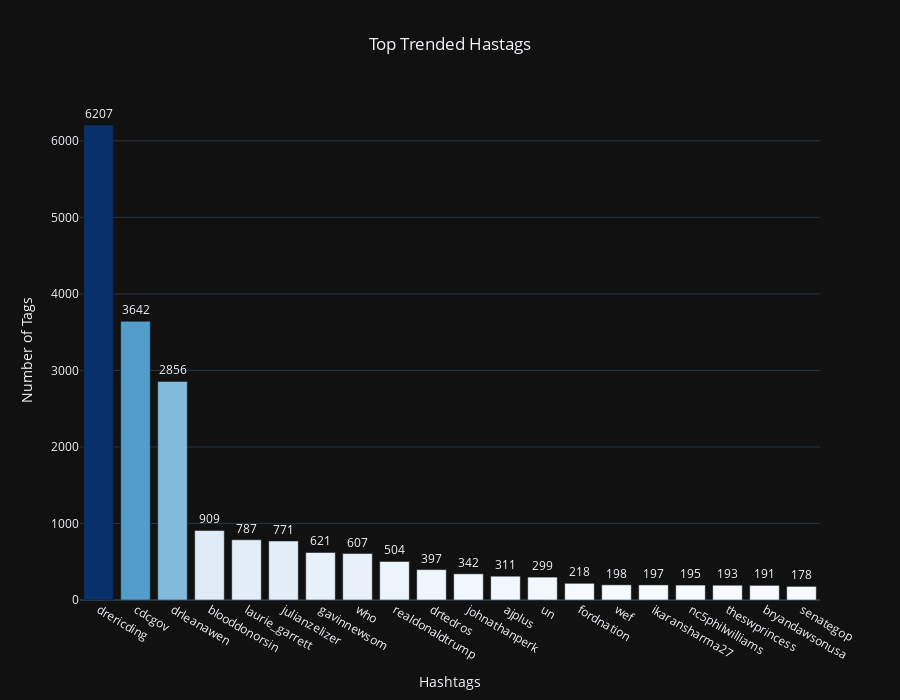

Notebook code for this chart:
### Code cell
fig = go.Figure(go.Bar(
    x=top_mention_df['word'],y=top_mention_df['count'],
    marker={'color': top_mention_df['count'], 
    'colorscale': 'blues'},  
    text=top_mention_df['count'],
    textposition = "outside",
))
fig.update_layout(title_text='Top Trended Hastags',xaxis_title="Hashtags",
                  yaxis_title="Number of Tags",template="plotly_dark",height=700,title_x=0.5)
fig.show()

### Figure 1 — Plotly figure (JSON) as saved in the notebook; plotly's stock layout.template omitted (floating-point values rounded to 4 significant figures)
{"data": [{"marker": {"color": [6207, 3642, 2856, 909, 787, 771, 621, 607, 504, 397, 342, 311, 299, 218, 198, 197, 195, 193, 191, 178], "colorscale": [[0, "rgb(247,251,255)"], [0.125, "rgb(222,235,247)"], [0.25, "rgb(198,219,239)"], [0.375, "rgb(158,202,225)"], [0.5, "rgb(107,174,214)"], [0.625, "rgb(66,146,198)"], [0.75, "rgb(33,113,181)"], [0.875, "rgb(8,81,156)"], [1, "rgb(8,48,107)"]]}, "text": [6207, 3642, 2856, 909, 787, 771, 621, 607, 504, 397, 342, 311, 299, 218, 198, 197, 195, 193, 191, 178], "textposition": "outside", "type": "bar", "x": ["drericding", "cdcgov", "drleanawen", "blooddonorsin", "laurie_garrett", "julianzelizer", "gavinnewsom", "who", "realdonaldtrump", "drtedros", "johnathanperk", "ajplus", "un", "fordnation", "wef", "ikaransharma27", "nc5philwilliams", "theswprincess", "bryandawsonusa", "senategop"], "y": [6207, 3642, 2856, 909, 787, 771, 621, 607, 504, 397, 342, 311, 299, 218, 198, 197, 195, 193, 191, 178]}], "layout": {"height": 700, "title": {"text": "Top Trended Hastags", "x": 0.5}, "xaxis": {"title": {"text": "Hashtags"}}, "yaxis": {"title": {"text": "Number of Tags"}}}}
